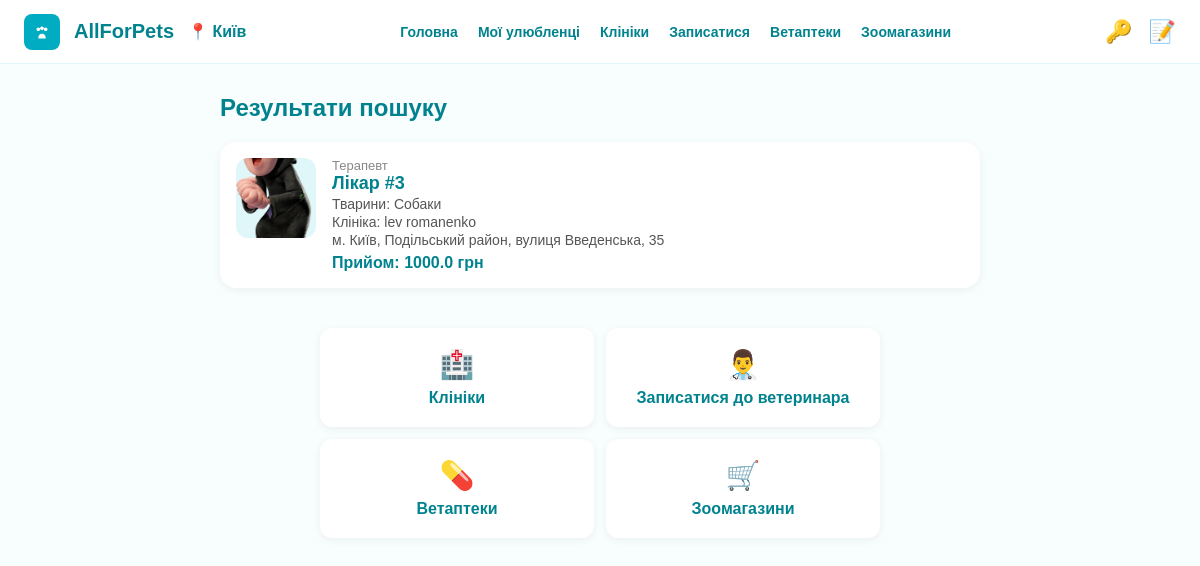
Screenshot of /search with the database file from the repository.
### main.py (models this page shows)
class Vet(Base):
    __tablename__ = "vets"
    id = Column(Integer, primary_key=True, index=True)
    clinic_id = Column(Integer, ForeignKey("clinics.id"))
    user_id = Column(Integer, ForeignKey("users.id"), nullable=True)
    name = Column(String, nullable=False)
    specialty = Column(String, nullable=True)
    animal_type = Column(String, nullable=True)
    service = Column(String, nullable=True)
    phone = Column(String, nullable=True)
    price = Column(Float, nullable=True)
    description = Column(Text, nullable=True)
    experience = Column(String, nullable=True)
    photo = Column(String, nullable=True)
    created_at = Column(DateTime, default=datetime.utcnow)
    clinic = relationship("Clinic", back_populates="vets")

class Clinic(Base):
    __tablename__ = "clinics"
    id = Column(Integer, primary_key=True, index=True)
    owner_id = Column(Integer, ForeignKey("users.id"), nullable=True)
    name = Column(String, nullable=False)
    address = Column(String, nullable=True)
    district = Column(String, nullable=True)
    street = Column(String, nullable=True)
    house = Column(String, nullable=True)
    photo = Column(String, nullable=True)
    phone = Column(String, nullable=True)
    owner_phone = Column(String, nullable=True)
    email = Column(String, nullable=True)
    description = Column(Text, nullable=True)
    work_hours = Column(String, nullable=True)
    is_24h = Column(Boolean, default=False)
    has_online_booking = Column(Boolean, default=False)
    show_vets = Column(Boolean, default=True)
    status = Column(String, default="pending")
    documents = Column(String, nullable=True)
    terms_accepted = Column(Boolean, default=False)
    created_at = Column(DateTime, default=datetime.utcnow)
    owner = relationship("User", back_populates="owned_clinics")
    vets = relationship("Vet", back_populates="clinic")

### main.py (the view)
@app.get("/search", response_class=HTMLResponse)
async def search_vets(request: Request, q: str = "", specialty: str = "", db: Session = Depends(get_db)):
    user = get_current_user(request, db)
    spec = specialty.strip() or q.strip()
    vets_query = db.query(Vet).join(Clinic).filter(Clinic.status == "approved")
    if spec:
        vets_query = vets_query.filter(Vet.specialty.ilike(f"%{spec}%"))
    vets = vets_query.all()
    return templates.TemplateResponse(request, "search.html", {"user": user, "q": spec, "vets": vets})

### templates/search.html (shortened to what this page needs)
<!DOCTYPE html>
<html lang="uk">
<head>
</head>
<body>
    <div class="topbar">
        <div class="left-part">
            <div class="logo-paw">
                <svg width="22" height="22" viewBox="0 0 24 24" fill="white">
                    <path d="M12 10c1.1 0 2-.9 2-2s-.9-2-2-2-2 .9-2 2 .9 2 2 2zm-4 1c1.1 0 2-.9 2-2s-.9-2-2-2-2 .9-2 2 .9 2 2 2zm8 0c1.1 0 2-.9 2-2s-.9-2-2-2-2 .9-2 2 .9 2 2 2zm-4 3c-2.2 0-4 1.8-4 4v1h8v-1c0-2.2-1.8-4-4-4z"/>
                </svg>
            </div>
            <div class="app-name">AllForPets</div>
            <div class="city">📍 Київ</div>
        </div>
        <div class="nav-top">
            <a href="/">Головна</a>
            <a href="/pets">Мої улюбленці</a>
            <a href="/clinics">Клініки</a>
            <a href="/search">Записатися</a>
            <a href="/pharmacies">Ветаптеки</a>
            <a href="#">Зоомагазини</a>
        </div>
        <div class="right-part">
            {% if user %}
            <a href="/settings" class="icon-btn">⚙️</a>
            <a href="/logout" class="icon-btn">🚪</a>
            {% else %}
            <a href="/login" class="icon-btn">🔑</a>
            <a href="/register" class="icon-btn">📝</a>
            {% endif %}
        </div>
    </div>
    <div class="container">
        <h2>Результати пошуку</h2>
        {% if vets %}
            {% for v in vets %}
            <a href="/vet/{{ v.id }}" class="vet-card">
                {% if v.photo %}<img src="{{ v.photo }}" alt="">{% else %}<div style="width:80px;height:80px;border-radius:12px;background:#e0f7fa;display:flex;align-items:center;justify-content:center;font-size:32px;">👨‍⚕️</div>{% endif %}
                <div class="vet-info">
                    <div class="specialty">{{ v.specialty }}</div>
                    <div class="vet-name">{{ v.name }}</div>
                    {% if v.animal_type %}<div class="meta">Тварини: {{ v.animal_type }}</div>{% endif %}
                    {% if v.clinic %}<div class="meta">Клініка: {{ v.clinic.name }}</div>{% endif %}
                    {% if v.clinic and v.clinic.address %}<div class="meta">{{ v.clinic.address }}</div>{% endif %}
                    {% if v.price %}<div class="price">Прийом: {{ v.price }} грн</div>{% endif %}
                </div>
            </a>
            {% endfor %}
        {% else %}
            <p>Лікарів не знайдено.</p>
        {% endif %}
    </div>
    <div class="quick-links">
        <a href="/clinics" class="quick-link"><span>🏥</span>Клініки</a>
        <a href="/search" class="quick-link"><span>👨‍⚕️</span>Записатися до ветеринара</a>
        <a href="/pharmacies" class="quick-link"><span>💊</span>Ветаптеки</a>
        <a href="#" class="quick-link"><span>🛒</span>Зоомагазини</a>
    </div>
</body>
</html>

### templates/search.html (style rules this page uses)
* { box-sizing: border-box; margin: 0; padding: 0; }
body { font-family: Arial, sans-serif; background: #f8fdfd; color: #333; }
.topbar { position: sticky; top: 0; z-index: 100; background: white; border-bottom: 1px solid #e0f7fa; display: flex; align-items: center; justify-content: space-between; padding: 12px 24px; height: 64px; }
.left-part { display: flex; align-items: center; gap: 14px; }
.logo-paw { width: 36px; height: 36px; background: #00acc1; border-radius: 8px; display: flex; align-items: center; justify-content: center; }
.app-name { font-size: 20px; font-weight: 700; color: #00838f; }
.city { display: flex; align-items: center; gap: 6px; color: #00838f; font-weight: 600; }
.right-part { display: flex; align-items: center; gap: 16px; }
.icon-btn { background: none; border: none; cursor: pointer; font-size: 22px; color: #00838f; text-decoration: none; }
.nav-top { display: flex; gap: 20px; align-items: center; }
.nav-top a { color: #00838f; text-decoration: none; font-weight: 600; font-size: 14px; }
.container { max-width: 800px; margin: 30px auto; padding: 0 20px; }
h2 { color: #00838f; margin-bottom: 20px; }
.vet-card { background: white; border-radius: 16px; padding: 16px; margin-bottom: 12px; box-shadow: 0 2px 8px rgba(0,0,0,0.06); display: flex; gap: 16px; text-decoration: none; color: inherit; }
.vet-card img { width: 80px; height: 80px; border-radius: 12px; object-fit: cover; background: #e0f7fa; }
.vet-info { flex: 1; }
.specialty { font-size: 13px; color: #888; }
.vet-name { font-size: 18px; font-weight: 700; color: #00838f; }
.meta { font-size: 14px; color: #555; margin: 2px 0; }
.price { font-weight: 700; color: #00838f; margin-top: 6px; }
.quick-links { display: grid; grid-template-columns: repeat(2, 1fr); gap: 12px; max-width: 600px; margin: 40px auto; padding: 0 20px; }
.quick-link { background: white; border-radius: 12px; padding: 20px; text-align: center; text-decoration: none; color: #00838f; box-shadow: 0 2px 8px rgba(0,0,0,0.06); font-weight: 600; }
.quick-link span { font-size: 28px; display: block; margin-bottom: 8px; }

### rows the page displays
Vet: photo (picture), specialty "Терапевт", name "Лікар #3", animal_type "Собаки", clinic.name "lev romanenko", clinic.address "м. Київ, Подільський район, вулиця Введенська, 35", price "1000.0"
